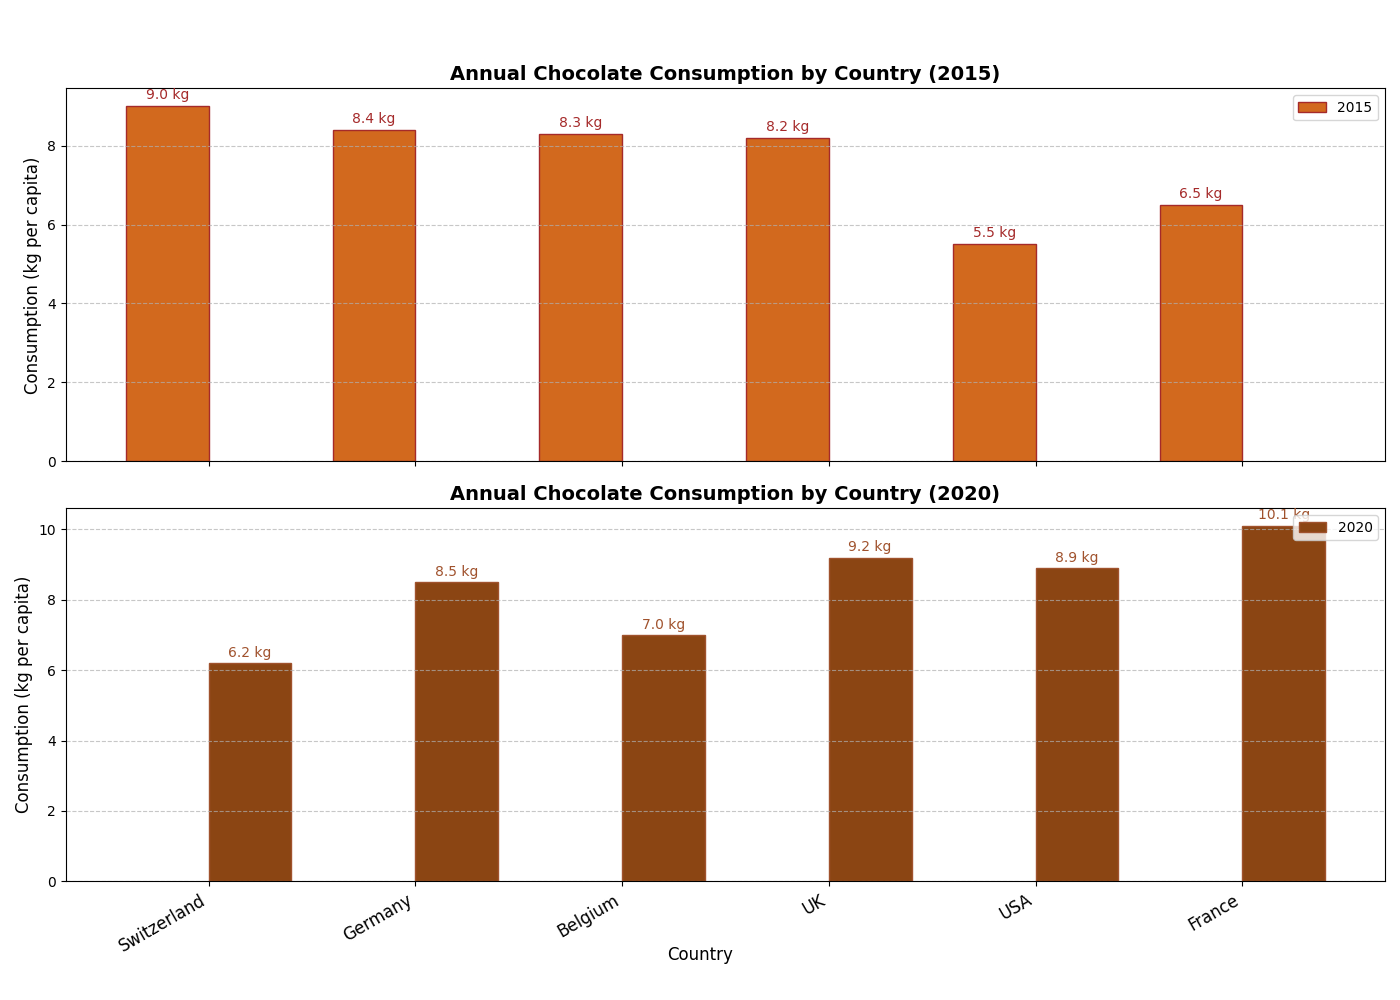

Python code for this plot:
import matplotlib.pyplot as plt
import numpy as np

# Data Initialization
countries = ['Switzerland', 'Germany', 'Belgium', 'UK', 'USA', 'France']
choco_consumption_2015 = [9.0, 8.4, 8.3, 8.2, 5.5, 6.5]  # kg per capita
choco_consumption_2020 = [6.2, 8.5, 7.0, 9.2, 8.9, 10.1]  # kg per capita (shuffled values)

# Plotting
fig, ax = plt.subplots(2, 1, figsize=(14, 10), sharex=True)

# Bar Width and Positions
bar_width = 0.4
bar_locs_2015 = np.arange(len(countries))
bar_locs_2020 = bar_locs_2015 + bar_width

# Plotting 2015 consumption
bars_2015 = ax[0].bar(bar_locs_2015, choco_consumption_2015, bar_width, color='chocolate', edgecolor='brown', label='2015')
ax[0].set_ylabel('Consumption (kg per capita)', fontsize=12)
ax[0].set_title('Annual Chocolate Consumption by Country (2015)', fontsize=14, fontweight='bold')
ax[0].legend(loc='upper right', fontsize=10)
ax[0].grid(axis='y', linestyle='--', alpha=0.7)

# Annotating values on bars
for bar in bars_2015:
    ax[0].text(bar.get_x() + bar.get_width()/2, bar.get_height() + 0.1, f'{bar.get_height():.1f} kg', 
               ha='center', va='bottom', fontsize=10, color='brown')

# Plotting 2020 consumption
bars_2020 = ax[1].bar(bar_locs_2020, choco_consumption_2020, bar_width, color='saddlebrown', edgecolor='sienna', label='2020')
ax[1].set_ylabel('Consumption (kg per capita)', fontsize=12)
ax[1].set_title('Annual Chocolate Consumption by Country (2020)', fontsize=14, fontweight='bold')
ax[1].legend(loc='upper right', fontsize=10)
ax[1].grid(axis='y', linestyle='--', alpha=0.7)

# Annotating values on bars
for bar in bars_2020:
    ax[1].text(bar.get_x() + bar.get_width()/2, bar.get_height() + 0.1, f'{bar.get_height():.1f} kg', 
               ha='center', va='bottom', fontsize=10, color='sienna')

# Set shared x-axis labels
ax[1].set_xticks(bar_locs_2015 + bar_width / 2)
ax[1].set_xticklabels(countries, rotation=30, ha='right', fontsize=12)

# Adding a common xlabel
fig.text(0.5, 0.04, 'Country', ha='center', fontsize=12)

# Adjust layout to avoid overlapping
plt.tight_layout(rect=[0, 0.03, 1, 0.95])

# Show plot
plt.show()
